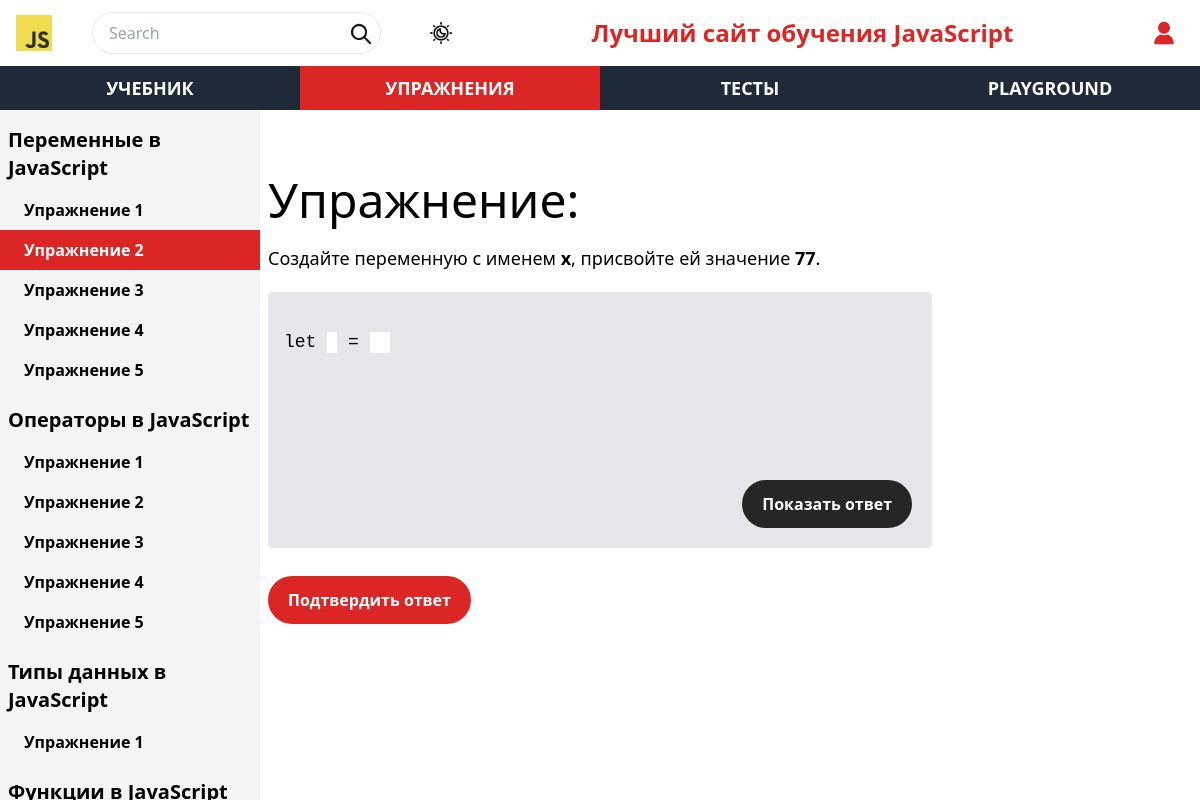
The app's page /tasks/tasks.php?task=20 with its own data.
### tables this page shows
CREATE TABLE `tasks` (
  `id` int NOT NULL,
  `task_number` int NOT NULL,
  `task_theme_id` int NOT NULL,
  `title` varchar(255) NOT NULL,
  `task` varchar(255) NOT NULL
);

CREATE TABLE `tasks_themes` (
  `id` int NOT NULL,
  `name` varchar(255) NOT NULL
);

### tasks/components/aside.php (the view, shortened to what this page needs)
<?php
$pdo = getPDO();
$query1 = "SELECT tasks.id, tasks.task_number, tasks.task_theme_id, tasks_themes.name FROM `tasks` JOIN tasks_themes ON tasks.task_theme_id = tasks_themes.id ORDER BY `tasks`.`task_theme_id`, `tasks`.`task_number` ASC;";
$statement1 = $pdo->query($query1);
$results1 = $statement1->fetchAll(PDO::FETCH_ASSOC);
?>
<aside class="siderbar fixed top-0 left-0 h-full mt-[110px] bg-gray-100 dark:bg-slate-800 dark:text-white 2xl:w-[330px] w-[260px] flex flex-col">
  <div class="scrollbox overflow-auto">
    <div class="scrollbox-inner pb-[110px] tasksAside" id="sidebar-content">
      <?php
      $prev = null;
      foreach ($results1 as $value) {
        if ($value["name"] !== $prev) {
          echo "<h3 class=\"text-xl font-bold mb-2 pl-2 mt-4\">{$value["name"]}</h3>";
        }
        echo "<a class=\"group aside-link flex pl-6 py-2 relative gap-1 font-semibold hover:bg-neutral-500 hover:text-white\" href=\"tasks.php?task={$value["id"]}\">";
        echo "Упражнение {$value['task_number']}"; ?>
        </a>
        <?php $prev = $value["name"];
      } ?>
    </div>
  </div>
</aside>

### tasks/components/taskScript.php (shortened to what this page needs)
<?php
function escape_tags($string)
{
  $string = str_replace("<", "&lt;", $string);
  $string = str_replace(">", "&gt;", $string);
  return $string;
}
$pdo = getPDO();
$pageId = isset($_GET['task']) ? $_GET['task'] : null;
if ($pageId !== null && is_numeric($pageId)) {
  $query = "SELECT title, task FROM tasks WHERE id = ?";
  $statement1 = $pdo->prepare($query);
  $statement1->execute([$pageId]);
  $results1 = $statement1->fetchAll(PDO::FETCH_ASSOC);
  if (count($results1) > 0) {
    $title = $results1[0]["title"];
    $task = $results1[0]["task"];
    $RegExp = '/!(.*?)!/';
    $RegExpResTitle = [];
    preg_match_all($RegExp, $title, $RegExpResTitle);
    $title = escape_tags($title);
    $task = escape_tags($task);
    $task = preg_replace($RegExp, "<input type=\"text\" class=\"inputTask dark:bg-gray-800\">", $task);
    for ($i = 0; $i < count($RegExpResTitle[0]); $i++) {
      $title = str_replace($RegExpResTitle[0][$i], "<span class=\"font-bold\">" . $RegExpResTitle[1][$i] . "</span>", $title);
    }
  }
}

### css/style.css (style rules this page uses)
html, :host { line-height: 1.5; -webkit-text-size-adjust: 100%; -moz-tab-size: 4; -o-tab-size: 4; tab-size: 4; font-family: ui-sans-serif, system-ui, sans-serif, "Apple Color Emoji", "Segoe UI Emoji", "Segoe UI Symbol", "Noto Color Emoji"; font-feature-settings: normal; font-variation-settings: normal; -webkit-tap-highlight-color: transparent; }
body { margin: 0; line-height: inherit; }
h1, h2, h3, h4, h5, h6 { font-size: inherit; font-weight: inherit; }
a { color: inherit; text-decoration: inherit; }
button, input, optgroup, select, textarea { font-family: inherit; font-feature-settings: inherit; font-variation-settings: inherit; font-size: 100%; font-weight: inherit; line-height: inherit; color: inherit; margin: 0; padding: 0; }
blockquote, dl, dd, h1, h2, h3, h4, h5, h6, hr, figure, p, pre { margin: 0; }
input::placeholder, textarea::placeholder { opacity: 1; color: #9ca3af; }
.fixed { position: fixed; }
.relative { position: relative; }
.left-0 { left: 0px; }
.top-0 { top: 0px; }
.mb-2 { margin-bottom: 0.5rem; }
.mt-4 { margin-top: 1rem; }
.mt-\[110px\] { margin-top: 110px; }
.flex { display: flex; }
.h-full { height: 100%; }
.w-\[260px\] { width: 260px; }
.flex-col { flex-direction: column; }
.gap-1 { gap: 0.25rem; }
.overflow-auto { overflow: auto; }
.bg-gray-100 { --tw-bg-opacity: 1; background-color: rgb(243 244 246 / var(--tw-bg-opacity)); }
.bg-red-600 { --tw-bg-opacity: 1; background-color: rgb(220 38 38 / var(--tw-bg-opacity)); }
.py-2 { padding-top: 0.5rem; padding-bottom: 0.5rem; }
.pb-\[110px\] { padding-bottom: 110px; }
.pl-2 { padding-left: 0.5rem; }
.pl-6 { padding-left: 1.5rem; }
.text-xl { font-size: 1.25rem; line-height: 1.75rem; }
.font-bold { font-weight: 700; }
.font-semibold { font-weight: 600; }
.text-white { --tw-text-opacity: 1; color: rgb(255 255 255 / var(--tw-text-opacity)); }
* { transition-property: color, background-color, border-color, text-decoration-color, fill, stroke; transition-timing-function: cubic-bezier(0.4, 0, 0.2, 1); transition-duration: 150ms; }

### records on screen
tasks: task_theme.name "Переменные в JavaScript", task_number "1"
tasks: task_number "2", title "Создайте переменную с именем x , присвойте ей значение 77 ."
tasks: task_number "3"
tasks: task_number "4"
tasks: task_number "5"
tasks: task_theme.name "Операторы в JavaScript", task_number "1"
tasks: task_number "2"
tasks: task_number "3"
tasks: task_number "4"
tasks: task_number "5"
tasks: task_theme.name "Типы данных в JavaScript", task_number "1"
